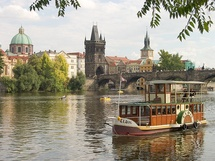
%> input picture inputSeamCarvingPrague.jpg, 215 x 161 px, shrunk from 640 x 480 before the run
$ octave --eval "seam_carving_decrease_width;"   (GNU Octave 9; MATLAB toolbox functions it lacks are replaced by stand-ins)
%> lines starting %> are read from the running program, lines starting %| are printed output that depends on the picture
### energy_img.m
% Group of:
% Yiran Wu, SID: 914704719
% Zuang Yu, SID: 915062968

function energyImg =  energy_img(im)
    Gscale_img = rgb2gray(im);
    [gx,gy] = imgradientxy(Gscale_img);
    energyImg = sqrt(gx.^2 + gy.^2);

### find_vertical_seam.m
function verticalSeam = find_vertical_seam(cumulativeEnergyMap)
    xlen = size(cumulativeEnergyMap, 1);
    ylen = size(cumulativeEnergyMap, 2);
    cur_ind = find(min(cumulativeEnergyMap(xlen,:)) == cumulativeEnergyMap(xlen,:));
    verticalTemp(1) = cur_ind(1);
    cur_ind = cur_ind(1);

    for i = (xlen-1) : -1 : 1
        %disp(cur_ind)
        if cur_ind == 1
            vec = [cumulativeEnergyMap(i,cur_ind) cumulativeEnergyMap(i,cur_ind +1)];
            cur_ind = cur_ind + find(min(vec) == vec)-1;
            cur_ind = cur_ind(1);
        elseif cur_ind == ylen
            vec = [cumulativeEnergyMap(i,cur_ind-1) cumulativeEnergyMap(i,cur_ind)];
            cur_ind = cur_ind + find(min(vec) == vec)-2;
            cur_ind = cur_ind(1);
        elseif (cur_ind > 1) & (cur_ind < ylen)
            vec = [cumulativeEnergyMap(i,cur_ind-1) cumulativeEnergyMap(i,cur_ind) cumulativeEnergyMap(i,cur_ind+1)];
            cur_ind = cur_ind + find(min(vec) == vec) - 2;
            cur_ind = cur_ind(1);
        end
        %disp(cur_ind);nh
        verticalTemp = [verticalTemp cur_ind];

    end
    verticalSeam = flip(verticalTemp);

### decrease_width.m
function [reducedColorImg,reducedEnergyImg] = decrease_width(im,energyImg)
    seam = find_vertical_seam(energyImg);
    xlen = size(energyImg, 1);
    ylen = size(energyImg, 2);
    im = double(im);

    for i = 1:xlen
        im(i, seam(i), 1) = -1;
        im(i, seam(i), 2) = -1;
        im(i, seam(i), 3) = -1;
        energyImg(i, seam(i)) = -1;
    end
    r = im(:,:,1).';
    g = im(:,:,2).';
    b = im(:,:,3).';
    energyImg = (energyImg.');

    r = r(:);
    g = g(:);
    b = b(:);
    energyImg = energyImg(:);

    r(r==-1) = [];
    g(g==-1) = [];
    b(b==-1) = [];
    energyImg(energyImg == -1) = [];

    r = reshape(r, ylen-1, xlen).';
    g = reshape(g, ylen-1, xlen).';
    b = reshape(b, ylen-1, xlen).';

    reducedColorImg = cat(3, r, g, b);
    reducedEnergyImg = reshape(energyImg, ylen-1, xlen).';


### seam_carving_decrease_width.m
function seam_carving_decrease_width()

    im = imread("inputSeamCarvingPrague.jpg");
%> im is the input picture: size 161x215x3 uint8; mean R, G, B 156.5, 149.6, 132.7
    im2 = imread("inputSeamCarvingMall.jpg");
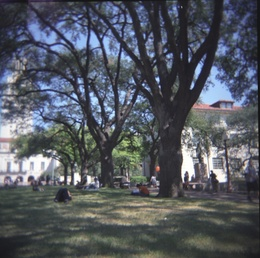
%> input picture inputSeamCarvingMall.jpg, 260 x 258 px, shrunk from 775 x 769 before the run
%> im2 is the input picture: size 258x260x3 uint8; mean R, G, B 83.8, 88.4, 96.4

    ei = (energy_img(im));
    ei2 = (energy_img(im2));
%> in energy_img (call 2), `energyImg = sqrt(gx.^2 + gy.^2);`:
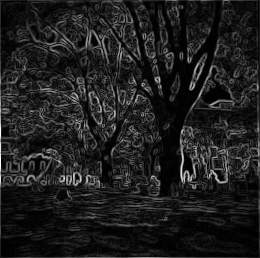
%> energyImg: size 258x260 double; min 0, max 932, mean 112.7; drawn with min black and max white

    for i = 1:100
        [im ei] = decrease_width(im, ei);
        [im2 ei2] = decrease_width(im2, ei2);
    end
%> this loop made 100 passes
%> pass 1, in decrease_width, `b = im(:,:,3).';`:
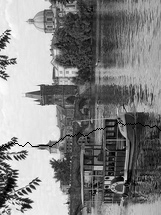
%> b: size 215x161 double; min -1, max 255, mean 132.2; drawn with min black and max white
%> after the loop:
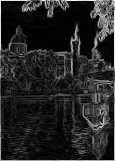
%> ei: size 161x115 double; min 0, max 1014.1, mean 147.7; drawn with min black and max white
%> after the loop:
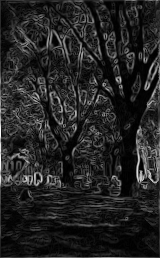
%> ei2: size 258x160 double; min 0, max 932, mean 132.7; drawn with min black and max white
%> after the loop:
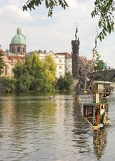
%> im: size 161x115x3 double; mean R, G, B 164.1, 158.8, 141.4
%> after the loop:
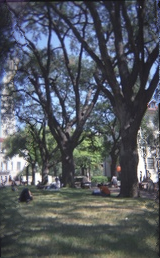
%> im2: size 258x160x3 double; mean R, G, B 84.5, 89.3, 96.2

    im = uint8(im);
%> im: size 161x115x3 uint8
    imshow(rescale(im));
    imwrite(im, "outputReduceWidthPrague.png");


    im2 = uint8(im2);
%> im2: size 258x160x3 uint8
    imshow(rescale(im2));
    imwrite(im2, "outputReduceWidthMall.png");
